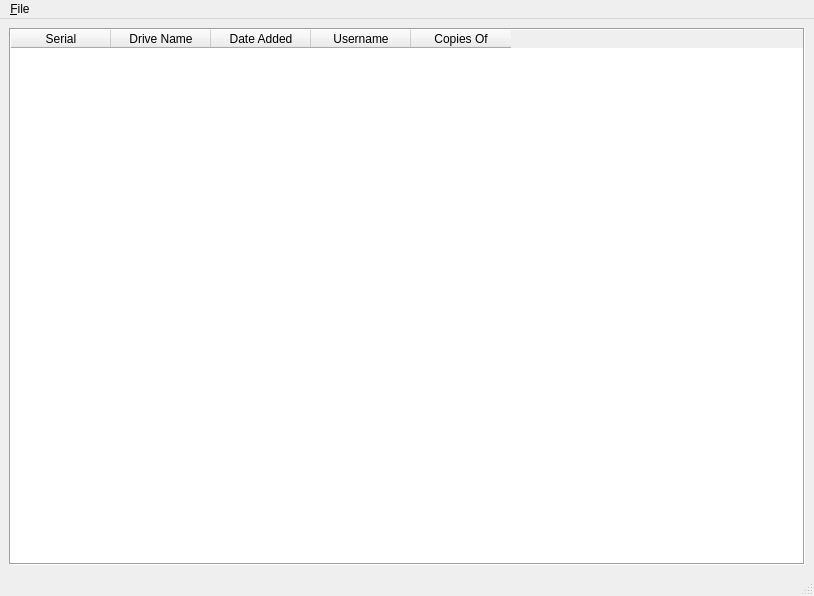
<?xml version="1.0" encoding="UTF-8"?>
<ui version="4.0">
 <class>MainWindow</class>
 <widget class="QMainWindow" name="MainWindow">
  <property name="windowModality">
   <enum>Qt::NonModal</enum>
  </property>
  <property name="geometry">
   <rect>
    <x>0</x>
    <y>0</y>
    <width>814</width>
    <height>596</height>
   </rect>
  </property>
  <property name="sizePolicy">
   <sizepolicy hsizetype="MinimumExpanding" vsizetype="MinimumExpanding">
    <horstretch>99</horstretch>
    <verstretch>99</verstretch>
   </sizepolicy>
  </property>
  <property name="windowTitle">
   <string>Copy Station</string>
  </property>
  <widget class="QWidget" name="centralwidget">
   <property name="sizePolicy">
    <sizepolicy hsizetype="Expanding" vsizetype="Expanding">
     <horstretch>0</horstretch>
     <verstretch>0</verstretch>
    </sizepolicy>
   </property>
   <layout class="QGridLayout" name="gridLayout_2">
    <item row="0" column="0">
     <layout class="QGridLayout" name="gridLayout" rowstretch="0" columnstretch="0,100">
      <item row="0" column="1">
       <widget class="QTableWidget" name="tableWidget">
        <property name="sizePolicy">
         <sizepolicy hsizetype="Expanding" vsizetype="Expanding">
          <horstretch>100</horstretch>
          <verstretch>100</verstretch>
         </sizepolicy>
        </property>
        <property name="frameShape">
         <enum>QFrame::Box</enum>
        </property>
        <property name="editTriggers">
         <set>QAbstractItemView::NoEditTriggers</set>
        </property>
        <property name="alternatingRowColors">
         <bool>true</bool>
        </property>
        <property name="selectionBehavior">
         <enum>QAbstractItemView::SelectRows</enum>
        </property>
        <property name="sortingEnabled">
         <bool>true</bool>
        </property>
        <property name="rowCount">
         <number>0</number>
        </property>
        <property name="columnCount">
         <number>5</number>
        </property>
        <attribute name="horizontalHeaderCascadingSectionResizes">
         <bool>true</bool>
        </attribute>
        <attribute name="horizontalHeaderStretchLastSection">
         <bool>false</bool>
        </attribute>
        <attribute name="verticalHeaderVisible">
         <bool>false</bool>
        </attribute>
        <attribute name="verticalHeaderCascadingSectionResizes">
         <bool>true</bool>
        </attribute>
        <attribute name="verticalHeaderVisible">
         <bool>false</bool>
        </attribute>
        <attribute name="horizontalHeaderStretchLastSection">
         <bool>false</bool>
        </attribute>
        <attribute name="horizontalHeaderCascadingSectionResizes">
         <bool>true</bool>
        </attribute>
        <attribute name="verticalHeaderCascadingSectionResizes">
         <bool>true</bool>
        </attribute>
        <column>
         <property name="text">
          <string>Serial</string>
         </property>
        </column>
        <column>
         <property name="text">
          <string>Drive Name</string>
         </property>
        </column>
        <column>
         <property name="text">
          <string>Date Added</string>
         </property>
        </column>
        <column>
         <property name="text">
          <string>Username</string>
         </property>
        </column>
        <column>
         <property name="text">
          <string>Copies Of</string>
         </property>
        </column>
       </widget>
      </item>
     </layout>
    </item>
   </layout>
  </widget>
  <widget class="QMenuBar" name="menubar">
   <property name="geometry">
    <rect>
     <x>0</x>
     <y>0</y>
     <width>814</width>
     <height>25</height>
    </rect>
   </property>
   <widget class="QMenu" name="menuFile">
    <property name="title">
     <string>&amp;File</string>
    </property>
    <addaction name="actionAdd_HDD"/>
    <addaction name="actionBrowse"/>
    <addaction name="actionSearch"/>
    <addaction name="actionMake_Backup"/>
    <addaction name="actionRefresh"/>
    <addaction name="separator"/>
    <addaction name="actionAbout"/>
    <addaction name="actionQuit"/>
   </widget>
   <addaction name="menuFile"/>
  </widget>
  <widget class="QStatusBar" name="statusbar"/>
  <action name="actionAdd_HDD">
   <property name="text">
    <string>&amp;Add Harddrive(s)</string>
   </property>
   <property name="toolTip">
    <string>Add Harddrive(s)</string>
   </property>
   <property name="shortcut">
    <string>Ctrl+A</string>
   </property>
  </action>
  <action name="actionSearch">
   <property name="text">
    <string>&amp;Search</string>
   </property>
   <property name="shortcut">
    <string>Ctrl+S</string>
   </property>
  </action>
  <action name="actionMake_Backup">
   <property name="text">
    <string>Make Backup</string>
   </property>
  </action>
  <action name="actionBrowse">
   <property name="text">
    <string>&amp;Browse</string>
   </property>
   <property name="shortcut">
    <string>Ctrl+B</string>
   </property>
  </action>
  <action name="actionQuit">
   <property name="text">
    <string>&amp;Quit</string>
   </property>
   <property name="shortcut">
    <string>Ctrl+Q</string>
   </property>
  </action>
  <action name="actionAbout">
   <property name="text">
    <string>About</string>
   </property>
  </action>
  <action name="actionAdd_User">
   <property name="text">
    <string>Add User</string>
   </property>
  </action>
  <action name="actionDelete_User">
   <property name="text">
    <string>Delete User</string>
   </property>
  </action>
  <action name="actionEdit_User">
   <property name="text">
    <string>Edit User</string>
   </property>
  </action>
  <action name="actionRefresh">
   <property name="text">
    <string>Refresh</string>
   </property>
   <property name="shortcut">
    <string>Ctrl+R</string>
   </property>
  </action>
 </widget>
 <resources/>
 <connections>
  <connection>
   <sender>actionAdd_HDD</sender>
   <signal>triggered()</signal>
   <receiver>MainWindow</receiver>
   <slot>add_hard_drive()</slot>
   <hints>
    <hint type="sourcelabel">
     <x>-1</x>
     <y>-1</y>
    </hint>
    <hint type="destinationlabel">
     <x>399</x>
     <y>299</y>
    </hint>
   </hints>
  </connection>
  <connection>
   <sender>actionBrowse</sender>
   <signal>triggered()</signal>
   <receiver>MainWindow</receiver>
   <slot>browse()</slot>
   <hints>
    <hint type="sourcelabel">
     <x>-1</x>
     <y>-1</y>
    </hint>
    <hint type="destinationlabel">
     <x>399</x>
     <y>299</y>
    </hint>
   </hints>
  </connection>
  <connection>
   <sender>actionMake_Backup</sender>
   <signal>triggered()</signal>
   <receiver>MainWindow</receiver>
   <slot>make_backup()</slot>
   <hints>
    <hint type="sourcelabel">
     <x>-1</x>
     <y>-1</y>
    </hint>
    <hint type="destinationlabel">
     <x>399</x>
     <y>299</y>
    </hint>
   </hints>
  </connection>
  <connection>
   <sender>actionQuit</sender>
   <signal>triggered()</signal>
   <receiver>MainWindow</receiver>
   <slot>close()</slot>
   <hints>
    <hint type="sourcelabel">
     <x>-1</x>
     <y>-1</y>
    </hint>
    <hint type="destinationlabel">
     <x>399</x>
     <y>299</y>
    </hint>
   </hints>
  </connection>
  <connection>
   <sender>actionSearch</sender>
   <signal>triggered()</signal>
   <receiver>MainWindow</receiver>
   <slot>search()</slot>
   <hints>
    <hint type="sourcelabel">
     <x>-1</x>
     <y>-1</y>
    </hint>
    <hint type="destinationlabel">
     <x>403</x>
     <y>298</y>
    </hint>
   </hints>
  </connection>
  <connection>
   <sender>actionAbout</sender>
   <signal>triggered()</signal>
   <receiver>MainWindow</receiver>
   <slot>about()</slot>
   <hints>
    <hint type="sourcelabel">
     <x>-1</x>
     <y>-1</y>
    </hint>
    <hint type="destinationlabel">
     <x>399</x>
     <y>299</y>
    </hint>
   </hints>
  </connection>
  <connection>
   <sender>tableWidget</sender>
   <signal>cellEntered(int,int)</signal>
   <receiver>MainWindow</receiver>
   <slot>drive_selected(int,int)</slot>
   <hints>
    <hint type="sourcelabel">
     <x>74</x>
     <y>205</y>
    </hint>
    <hint type="destinationlabel">
     <x>184</x>
     <y>577</y>
    </hint>
   </hints>
  </connection>
  <connection>
   <sender>tableWidget</sender>
   <signal>cellDoubleClicked(int,int)</signal>
   <receiver>MainWindow</receiver>
   <slot>drive_selected(int,int)</slot>
   <hints>
    <hint type="sourcelabel">
     <x>761</x>
     <y>475</y>
    </hint>
    <hint type="destinationlabel">
     <x>789</x>
     <y>487</y>
    </hint>
   </hints>
  </connection>
  <connection>
   <sender>actionAdd_User</sender>
   <signal>triggered()</signal>
   <receiver>MainWindow</receiver>
   <slot>addUser()</slot>
   <hints>
    <hint type="sourcelabel">
     <x>-1</x>
     <y>-1</y>
    </hint>
    <hint type="destinationlabel">
     <x>406</x>
     <y>297</y>
    </hint>
   </hints>
  </connection>
  <connection>
   <sender>actionDelete_User</sender>
   <signal>triggered()</signal>
   <receiver>MainWindow</receiver>
   <slot>delUser()</slot>
   <hints>
    <hint type="sourcelabel">
     <x>-1</x>
     <y>-1</y>
    </hint>
    <hint type="destinationlabel">
     <x>406</x>
     <y>297</y>
    </hint>
   </hints>
  </connection>
  <connection>
   <sender>actionEdit_User</sender>
   <signal>triggered()</signal>
   <receiver>MainWindow</receiver>
   <slot>editUser()</slot>
   <hints>
    <hint type="sourcelabel">
     <x>-1</x>
     <y>-1</y>
    </hint>
    <hint type="destinationlabel">
     <x>406</x>
     <y>297</y>
    </hint>
   </hints>
  </connection>
  <connection>
   <sender>actionRefresh</sender>
   <signal>triggered()</signal>
   <receiver>MainWindow</receiver>
   <slot>refresh()</slot>
   <hints>
    <hint type="sourcelabel">
     <x>-1</x>
     <y>-1</y>
    </hint>
    <hint type="destinationlabel">
     <x>406</x>
     <y>297</y>
    </hint>
   </hints>
  </connection>
 </connections>
 <slots>
  <slot>about()</slot>
  <slot>add_hard_drive()</slot>
  <slot>browse()</slot>
  <slot>make_backup()</slot>
  <slot>search()</slot>
  <slot>double_clicked(int,int)</slot>
  <slot>drive_selected(int,int)</slot>
  <slot>addUser()</slot>
  <slot>delUser()</slot>
  <slot>editUser()</slot>
  <slot>refresh()</slot>
 </slots>
</ui>
